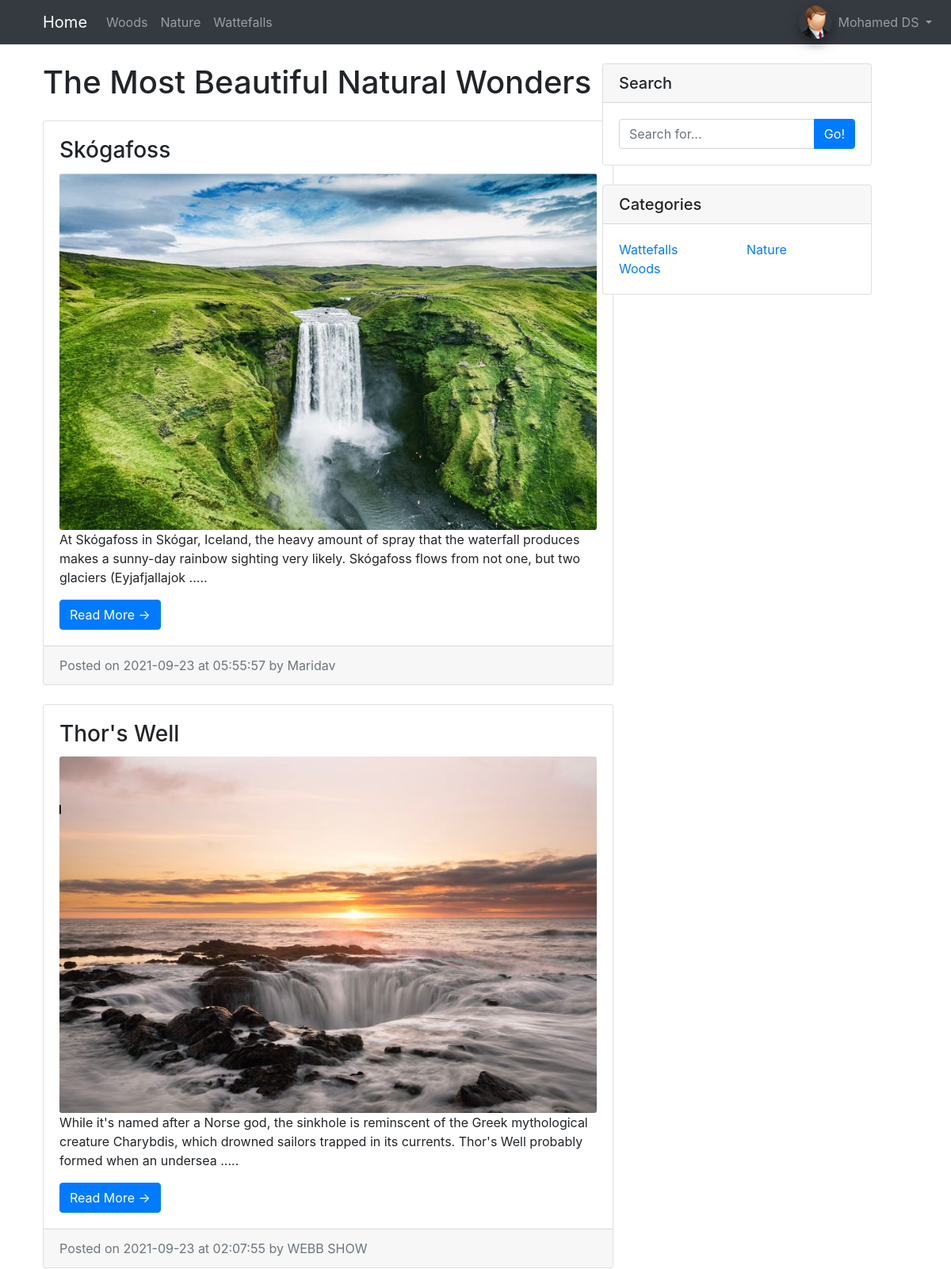
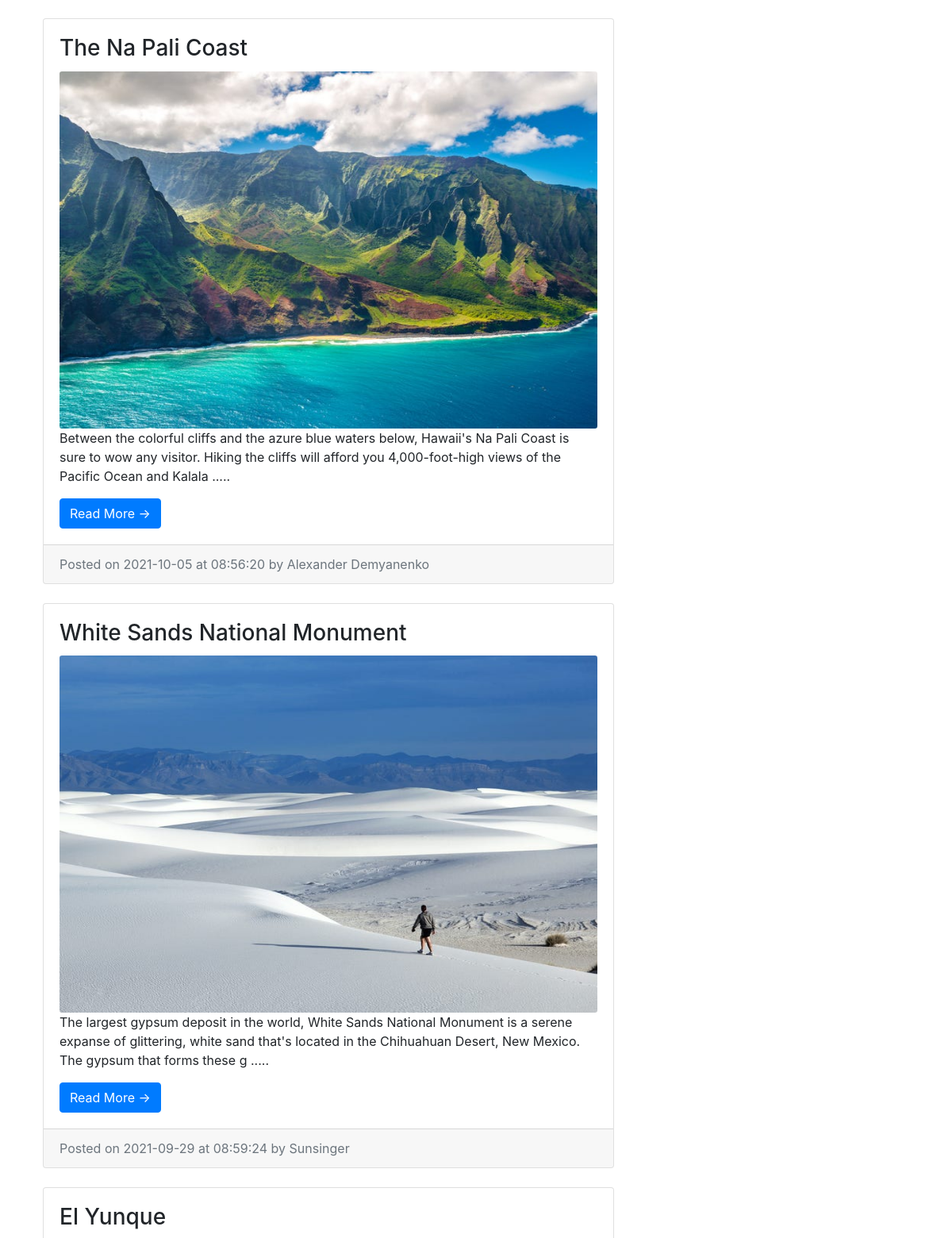
Screenshot of / (signed in, upper part) with the database file from the repository (2 pictures, top to bottom).
### tables this page shows
CREATE TABLE `categories` (
  `category_id` int NOT NULL AUTO_INCREMENT,
  `category` varchar(255) NOT NULL,
  PRIMARY KEY (`category_id`)
);

CREATE TABLE `posts` (
  `post_id` int NOT NULL AUTO_INCREMENT,
  `post_author` varchar(255) NOT NULL,
  `post_title` varchar(255) NOT NULL,
  `post_category_id` int NOT NULL,
  `post_content` text NOT NULL,
  `post_image` text NOT NULL,
  `post_comments` int NOT NULL DEFAULT '0',
  `post_status` varchar(255) NOT NULL DEFAULT 'Draft',
  `post_date` datetime NOT NULL DEFAULT CURRENT_TIMESTAMP,
  PRIMARY KEY (`post_id`),
  KEY `post_category_id` (`post_category_id`),
  CONSTRAINT `posts_fk_1` FOREIGN KEY (`post_category_id`) REFERENCES `categories` (`category_id`) ON DELETE CASCADE ON UPDATE CASCADE
);

### includes/functions.php (called while the page is built, shortened)
<?php
$connection = mysqli_connect('localhost', 'root', 'mohamed', 'cms_db');
function selectData($table, $clause) {
    global $connection;
    $query = "SELECT * FROM $table $clause";
    $selectData = mysqli_query($connection, $query);
}

### index.php (the view, shortened to what this page needs)
<?php include 'includes\functions.php' ?>
<?php include 'includes\header.php' ?>
</head>
<body>
  <?php include 'includes\navigation.php' ?>
  <div class="container">
    <div class="row">
      <div class="col-md-8">
        <h1 class="my-4">The Most Beautiful Natural Wonders</h1>
        <?php
        if (isset($_GET['id'])):
          $post_id = $_GET['id'];
          $clause = "WHERE post_category_id = $post_id AND post_status = 'Published' ORDER BY post_id DESC";
          selectData('posts', $clause);
          while ($row = mysqli_fetch_assoc($selectData)):
            $post_id = $row['post_id'];
            $post_title = $row['post_title'];
            $post_content = $row['post_content'];
            $post_image = $row['post_image'];
            $post_date = $row['post_date'];
            $post_author = $row['post_author'];
        ?>
            <div class="card mb-4">
              <div class="card-body">
                <h3 class="card-title"><?php echo $post_title ?></h3>
                <img style="width: px; height: 450px;"  class="card-img-top rounded-sm" src=<?php echo "./images/$post_image" ?> alt="Card image cap">
                <p class="card-text"><?php echo substr($post_content, 0, 200) ?>...</p>
                <a href='post.php?post_id=<?php echo $post_id ?>' class="btn btn-primary">Read More &rarr;</a>
              </div>
              <div class="card-footer text-muted">
                Posted on <?php echo substr($post_date, 0, 11) ?>
                at <?php echo substr($post_date, 10, 9) ?>
                by <?php echo $post_author ?>
              </div>
            </div>
          <?php endwhile ?>
        <?php else:
          $post_status = "'Published'";
          $clause = "WHERE post_status = $post_status";
          selectData('posts', $clause);
          while ($row = mysqli_fetch_assoc($selectData)):
            $post_id = $row['post_id'];
            $post_title = $row['post_title'];
            $post_author = $row['post_author'];
            $post_date = $row['post_date'];
            $post_image = $row['post_image'];
            $post_content = $row['post_content'];
          ?>
            <div class="card mb-4">
              <div class="card-body">
                <h3 class="card-title"><?php echo $post_title ?></h3>
                <img style="width: px; height: 450px;"  class="card-img-top rounded-sm" src=<?php echo "./images/$post_image" ?> alt="Card image cap">
                <p class="card-text"><?php echo substr($post_content, 0, 200) ?> .....</p>
                <a href="post.php?post_id=<?php echo $post_id ?>" class="btn btn-primary">Read More &rarr;</a>
              </div>
              <div class="card-footer text-muted">
                Posted on <?php echo substr($post_date, 0, 11) ?>
                at <?php echo substr($post_date, 10, 9) ?>
                by <?php echo $post_author ?>
              </div>
            </div>
          <?php endwhile ?>
        <?php endif ?>
      </div>
      <?php include 'includes/sidebar.php' ?>
    </div>
  </div>
<?php include 'includes\footer.php' ?>

### includes/navigation.php (shortened to what this page needs)
<nav class="navbar navbar-expand-lg navbar-dark bg-dark fixed-top">
  <div class="container">
    <a class="navbar-brand" href="./index.php">Home</a>
    <div class="collapse navbar-collapse" id="navbarResponsive">
      <div>
        <ul class="navbar-nav ml-auto">
          <?php
          $clause='ORDER BY category_id DESC';
          selectData('categories', $clause);
          while( $row = mysqli_fetch_assoc($selectData)) {
            $category = $row['category'];
            $category_id = $row['category_id'];
            echo "<li class='nav-item'>
              <a class='nav-link' href='index.php?id=$category_id'>$category
              <span class='sr-only'>(current)</span></a>
            </li>";
          }
          ?>
        </ul>
      </div>
      <div>
        <ul class="navbar-nav" style="position: absolute;right: 16px;top: 8px;">
          <?php if(!isset($_SESSION['user_role_id'])){ ?>
            <li class="nav-item">
              <a class="nav-link" href="includes/login.php">Login</a>
            </li>
          <?php } else { ?>
            <li class="nav-item dropdown-hover">
              <a class="nav-link dropdown-toggle" id="userDropdown" href="#" role="button"  data-toggle="dropdown" aria-haspopup="true" aria-expanded="false">
                <div id="navImg" name="navImg" style="background-image: url(./images/<?php echo $_SESSION['user_image'] ?>)"></div>
                <?php echo $_SESSION['user_firstname'] . ' ' . $_SESSION['user_lastname']?>
              </a>
            </li>
          <?php } ?>
        </ul>
      </div>
    </div>
  </div>
</nav>

### includes/sidebar.php (shortened to what this page needs)
<div class="col-md-4 position-fixed" style="right:88px; max-width: 30.333333%;">
  <div class="card my-4 ">
    <h5 class="card-header">Search</h5>
    <div class="card-body">
      <form action="../search.php" method="post">
      <div class="input-group">
        <input name="search" type="text"  class="form-control" placeholder="Search for...">
        <span class="input-group-append">
          <button name="submit" class="btn btn-primary" type="submit">Go!</button>
        </span>
      </div>
      </form>
    </div>
  </div>
  <?php
  $clause = "LIMIT 6";
  selectData('categories', $clause);
  ?>
  <div class="card my-4">
    <h5 class="card-header">Categories</h5>
    <div class="card-body">
      <div class="row">
        <div class="col-lg-6">
          <ul class="list-unstyled mb-0">
            <?php while( $row = mysqli_fetch_assoc($selectData) ) {
              $category = $row['category'];
              $category_id = $row['category_id'];
              echo "<li><a href='index.php?id=$category_id'>$category</a></li>";
            ?>
          </ul>
        </div>
        <div class="col-lg-6">
          <ul class="list-unstyled mb-0">
            <?php }  ?>
          </ul>
        </div>
      </div>
    </div>
  </div>
</div>

### css/blog-home.css (style rules this page uses)
body { padding-top: 56px; }

### rows the page displays
categories: category "Woods"
categories: category "Nature"
categories: category "Wattefalls"
posts: post_title "Skógafoss", post_image (picture), post_content "At Skógafoss in Skógar, Iceland, the heavy amount of spray that the waterfall produces makes a sunny-day rainbow sighting very likely. Skógafoss flows from not one, but two glaciers (Eyjafjallajok", post_date "2021-09-23", post_date "05:55:57", post_author "Maridav"
posts: post_title "Thor's Well", post_image (picture), post_content "While it's named after a Norse god, the sinkhole is reminscent of the Greek mythological creature Charybdis, which drowned sailors trapped in its currents. Thor's Well probably formed when an undersea", post_date "2021-09-23", post_date "02:07:55", post_author "WEBB SHOW"
posts: post_title "The Na Pali Coast", post_image (picture), post_content "Between the colorful cliffs and the azure blue waters below, Hawaii's Na Pali Coast is sure to wow any visitor. Hiking the cliffs will afford you 4,000-foot-high views of the Pacific Ocean and Kalala", post_date "2021-10-05", post_date "08:56:20", post_author "Alexander Demyanenko"
posts: post_title "White Sands National Monument", post_image (picture), post_content "The largest gypsum deposit in the world, White Sands National Monument is a serene expanse of glittering, white sand that's located in the Chihuahuan Desert, New Mexico. The gypsum that forms these g", post_date "2021-09-29", post_date "08:59:24", post_author "Sunsinger"
posts: post_title "El Yunque"

### other values shown
$_SESSION['user_firstname'] "Mohamed"
$_SESSION['user_lastname'] "DS"
